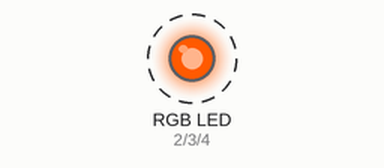
Simulated run of this sketch. Board: Arduino Uno, built with avr-gcc and run on an emulated ATmega328P. On the bench: an RGB LED mixed from three pins (HIGH = lit). Dashed ring = blinking.

Above: at 0.05 s.
Timing chart, 0 to 3.0 s (numbered marks = the images above):
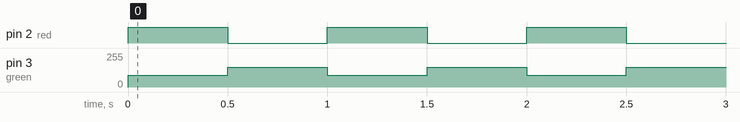

The sketch:

RGBcolorSel.ino
```cpp
/*
RGB color selector
The goal of the program will be to understand how to change
the RGB colours without using the basic HIGHN,LOW commands
and this can be done by using the range of 0-255 in the colour
spectrum. Another command that will be practiced will be the analogWrite.
*/
int red = 2; //Red RGB LED pin location
int green = 3; //green RGB LED pin location
int blue = 4; //Blue RGB LED pin location

void setup() {
pinMode(red, OUTPUT); //making red RGB LED as output
pinMode(green, OUTPUT); //making green RGB LED as output
pinMode(blue, OUTPUT); //making blue RGB LED as output
}

void loop() {
analogWrite(red, 160); //red part of RGB custom number output
analogWrite(green, 90); //green part of RGB custom number output
analogWrite(blue, 15); //blue part of RGB custom number output
//making a yellow ish colour
delay(500);  //delay of one sec
analogWrite(red, 50); //red part of RGB custom number output
analogWrite(green, 150); //green part of RGB custom number output
analogWrite(blue, 90); //blue part of RGB custom number output
//making a light blue
delay(500); //delay of one sec
}
```

Measured:
- by itself, pin 2 (red): alternates HIGH for 0.50 s and LOW for 0.50 s
- by itself, pin 3 (green): alternates 150/255 for 0.50 s and 90/255 for 0.50 s
